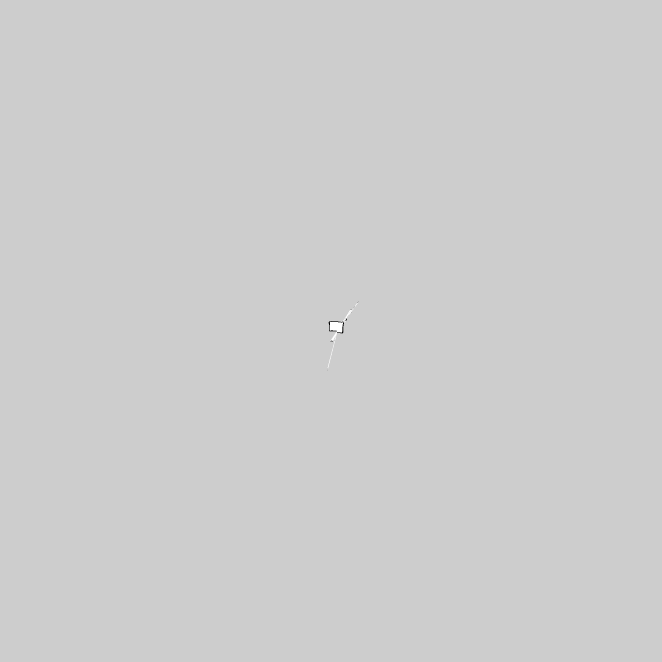
#> input picture meerkat_stack/meerkat_maps/maps/es_test_1.pgm, 1984 x 1984 px (shown at 1/3 size)
$ python pick_cv_values.py
#> lines starting #> are read from the running program, lines starting #| are printed output that depends on the picture
#!/usr/bin/env python3

import cv2
import pandas as pd
import time
import numpy as np
import tkinter as tk
from tkinter import filedialog

class getPoints:

    def __init__(self, image_path):

        self.path = image_path
        self.points_x = []
        self.points_y = []
        self.den_vals = []

    def __del__(self):

        print('Destructor callefd')

    def click_event(self, event, x, y, flags, params):

        if event == cv2.EVENT_LBUTTONDOWN:

            # y_new = self.img.shape[1] - y
            y_new = y
            x_new = x
            self.points_x.append(x_new)
            self.points_y.append(y_new)
            print('You choose-> ', x, ' ', y_new)
            value = input('Enter value: ')
            self.den_vals.append(value)
            self.img = cv2.circle(self.img, (x,y), 5, (255, 0, 0), 2)
            cv2.imshow('image', self.img)

        if event==cv2.EVENT_RBUTTONDOWN:
            print("Please use right button")

    def drive_gui(self):

        splash_img = np.ones((380,500,3), np.uint8)
        font = cv2.FONT_HERSHEY_SIMPLEX
        splash_img = cv2.putText(splash_img, "Welcome", (100,100), font, 2, (255, 0, 0), 2)
        splash_img = cv2.putText(splash_img, "This Program is created by Thejus.",              (10,200), font, 0.5, (255, 0, 0), 1)
        splash_img = cv2.putText(splash_img, "Follow the instructions please",                  (10,220), font, 0.5, (255, 255, 0), 1)
        splash_img = cv2.putText(splash_img, "[*] Click on the map to record a point.",         (10,240), font, 0.5, (255, 255, 0), 1)
        splash_img = cv2.putText(splash_img, "[*] Hit 'a' to save the points at any time.",     (10,260), font, 0.5, (255, 255, 0), 1)
        splash_img = cv2.putText(splash_img, "[*] Hit 'Esc' to exit at any time.",              (10,280), font, 0.5, (255, 255, 0), 1)

        splash_img = cv2.putText(splash_img, "If instructions are clear... .",                  (5,320), font, 0.8, (255, 0, 255), 1)
        splash_img = cv2.putText(splash_img, "Press any Key to continue",                       (10,350), font, 1, (255, 0, 255), 1)
        cv2.imshow('Welcome', splash_img)
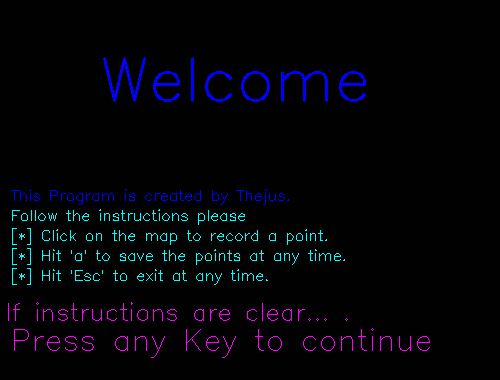
#> window 'Welcome': shape (380, 500, 3); mean B, G, R 9.2, 3.9, 2.8
        cv2.waitKey(0)
        cv2.destroyAllWindows()

        root = tk.Tk()
        root.withdraw()
        self.image_path = filedialog.askopenfilename()
#> the answer given: ../../meerkat_stack/meerkat_maps/maps/es_test_1.pgm
        self.img = cv2.imread(self.image_path, 1)
#> self.img is the input picture: shape (1984, 1984, 3); min 0, max 254, mean 205

        cv2.imshow('image', self.img)
        cv2.setMouseCallback('image', self.click_event)

        byebye = False

        while not byebye:

            try:

                k = cv2.waitKey(0)
#> (key Esc is pressed here)
                if k==27:
                    print('Bye bye!')
                    byebye = True
                    cv2.destroyAllWindows()
                elif k== 97:
                    print('Saving the points.. press esc to quit')
                    out_df = pd.DataFrame(list(zip(self.points_x, self.points_y, self.den_vals)), columns =['x_points', 'y_points', 'density'])
                    out_df.to_csv('/home/sutd/catkin_ws/src/maps/src/markers.csv')
                    continue

            except KeyboardInterrupt:

                print("Bye")
                quit()

        cv2.destroyAllWindows()

if __name__=="__main__":

    ctx = getPoints('/proj/test_ws/src/simulate_result/data/map_level_6_b/l6_b_ed2.pgm')
    ctx.drive_gui()
